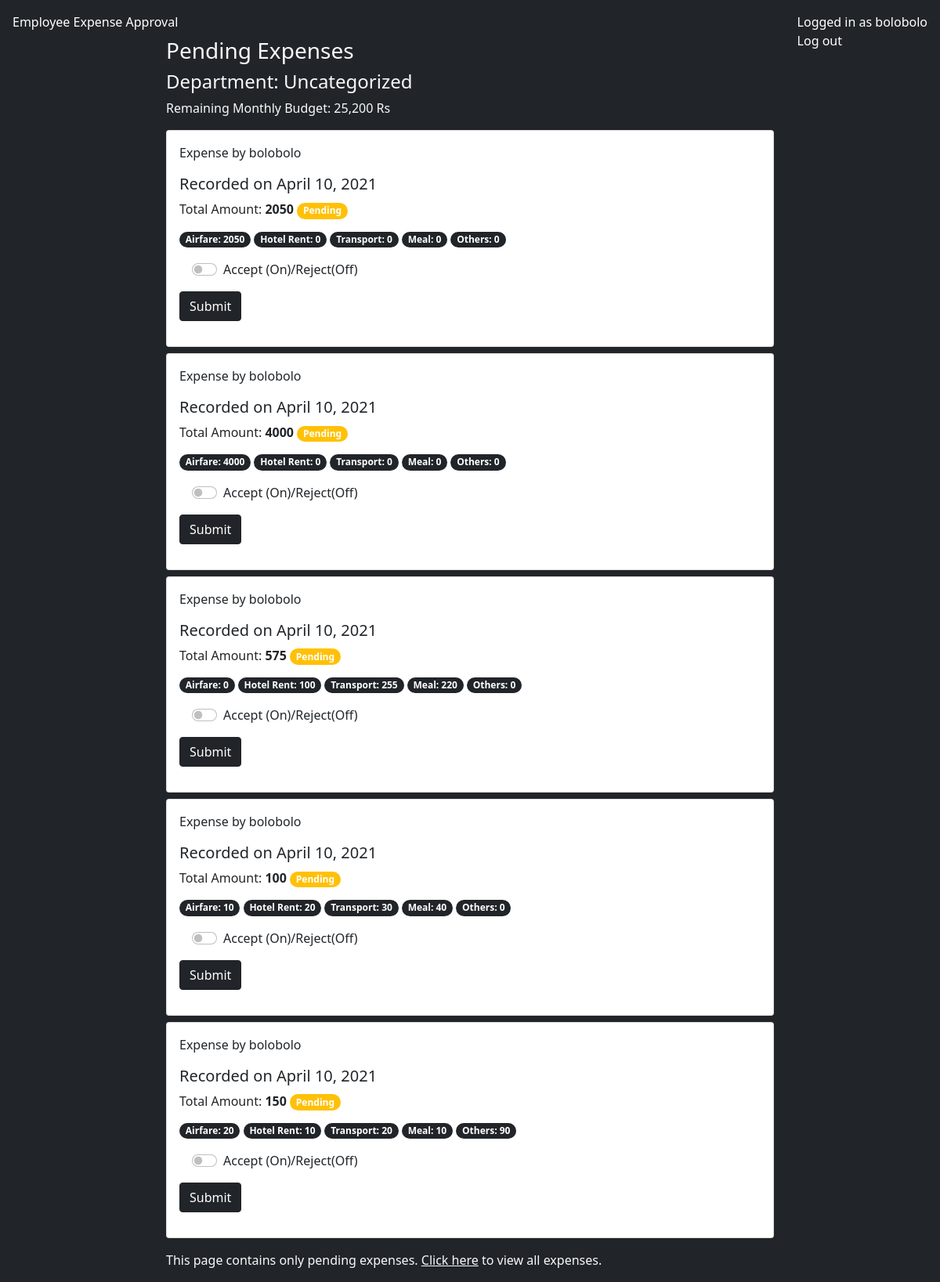
/approve-expenses/2 (signed in), run on an earlier commit of the app's database.
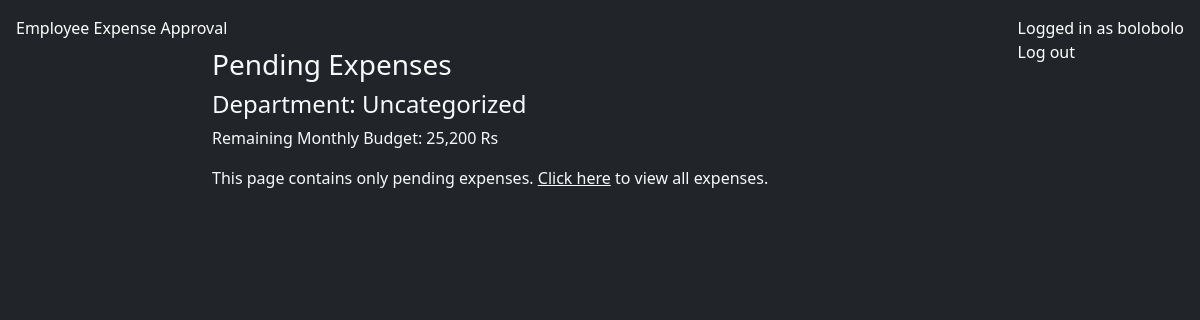
And on a later commit of the database.
### budget/models.py (models this page shows, shortened)
class Expenses(models.Model):
    employee = models.ForeignKey(User,models.CASCADE)
    date = models.DateTimeField(auto_now=True)
    travel_date = models.DateField(default=now)
    airfare = models.IntegerField(null=True, blank=True)
    hotel_rent = models.IntegerField(null=True, blank=True)
    transport = models.IntegerField(null=True, blank=True)
    meal = models.IntegerField(null=True, blank=True)
    others = models.IntegerField(default=0)
    remarks = models.TextField(null=True, blank=True)
    form_status_head = models.BooleanField(default=None, null=True, blank=True)
    form_status_payment = models.BooleanField(default=None, null=True, blank=True)
    total_amount = models.IntegerField(null=True, blank=True)
    department = models.ForeignKey(Department, on_delete=models.SET_NULL, blank=True, null=True)
    def form_status(self):
        if self.form_status_head is True and self.form_status_payment is True:
            return True
        elif self.form_status_head is False or self.form_status_payment is False:
            return False
        elif self.form_status_head is None or self.form_status_payment is None:
            return None
        else:
            return False

### budget/views.py (the view, shortened to what this page needs)
# urls.py: path('approve-expenses/<id>', expenseApprovalView, name='expenseApprovalView'),
@login_required
def expenseApprovalView(request, id):
    department = Department.objects.get(id=id)
    profile = Profile.objects.get(user=request.user)
    if profile.head and profile.department == department:
        department = profile.department
        expenses = Expenses.objects.filter(form_status_head=None, department=department)
        context = {
            'expenses': expenses,
            'department': department,
        }
        return render(request, 'expense_requests/head.html', context)
    else:
        return HttpResponse('<h1>You need to be a department head to access this view. <a href="/expense">Go to expense page</a></h1>')

### budget/models.py (called while the page is built)
    def remaining_monthly_budget(self):
        expenses = Expenses.objects.filter(department=self, form_status_head=True, form_status_payment=True)
        total = 0
        for expense in expenses:
            total += expense.total_amount
        return self.budget_monthly - total

### templates/expense_requests/head.html (shortened to what this page needs)
{% extends 'base.html' %}
{% load humanize %}
{% block content %}
    <h3 class="mt-5 text-light">Pending Expenses</h3>
    <h4 class="text-light">Department: {{department.department_name}}</h4>
    <p class="text-light">
        Remaining Monthly Budget: {{department.remaining_monthly_budget|intcomma}} Rs<br>
    </p>
    {% for expense in expenses %}
    <div class="card p-3 mt-2">
        <p>
            Expense by {{expense.employee.username}}
        </p>
        <h5>
            Recorded on {{expense.date|date}}
        </h5>
        <p style="margin: 0;">
            Total Amount:
            <b>{{expense.total_amount }}</b>
            {% if expense.form_status == None %}
            <span class="badge bg-warning" style="border-radius: 20px;">Pending</span>
            {% elif expense.form_status %}
            <span class="badge bg-success" style="border-radius: 20px;">Accepted</span>
            {% elif not expense.form_status %}
            <span class="badge bg-danger" style="border-radius: 20px;">Rejected</span>
            {% endif %}
            <br>
            <span class="badge bg-dark mt-3" style="border-radius: 20px;">Airfare: {{expense.airfare }}</span>
            <span class="badge bg-dark mt-3" style="border-radius: 20px;">Hotel Rent: {{expense.hotel_rent }}</span>
            <span class="badge bg-dark" style="border-radius: 20px;">Transport: {{expense.transport }}</span>
            <span class="badge bg-dark" style="border-radius: 20px;">Meal: {{expense.meal }}</span>
            <span class="badge bg-dark" style="border-radius: 20px;">Others: {{expense.others }}</span>
            <form method="post">
                <div class="form-check form-switch m-3">
                    <input class="form-check-input" name="switch" type="checkbox" id="flexSwitchCheckDefault">
                    <label class="form-check-label" for="flexSwitchCheckDefault">Accept (On)/Reject(Off)</label>
                  </div>
                <button type="submit" class="btn btn-dark">Submit</button>
            </form>
        </p>
    </div>
    {% endfor %}
    <p class="mt-3 text-light">
        This page contains only pending expenses.
        <a href="{% url 'allExpensesView' department.id %}" class="text-light">Click here</a>
        to view all expenses.
    </p>
{% endblock %}

What changed in the data, as far as the page shows it:
no longer on this page (row edited): Expenses: employee.username "bolobolo", date "April 10, 2021", total_amount "2050", shows "Pending", airfare "2050", hotel_rent "0", transport "0", meal "0", others "0"
no longer on this page (row edited): Expenses: employee.username "bolobolo", date "April 10, 2021", total_amount "4000", shows "Pending", airfare "4000", hotel_rent "0", transport "0", meal "0", others "0"
no longer on this page (row edited): Expenses: employee.username "bolobolo", date "April 10, 2021", total_amount "575", shows "Pending", airfare "0", hotel_rent "100", transport "255", meal "220", others "0"
no longer on this page (row edited): Expenses: employee.username "bolobolo", date "April 10, 2021", total_amount "100", shows "Pending", airfare "10", hotel_rent "20", transport "30", meal "40", others "0"
no longer on this page (row edited): Expenses: employee.username "bolobolo", date "April 10, 2021", total_amount "150", shows "Pending", airfare "20", hotel_rent "10", transport "20", meal "10", others "90"
